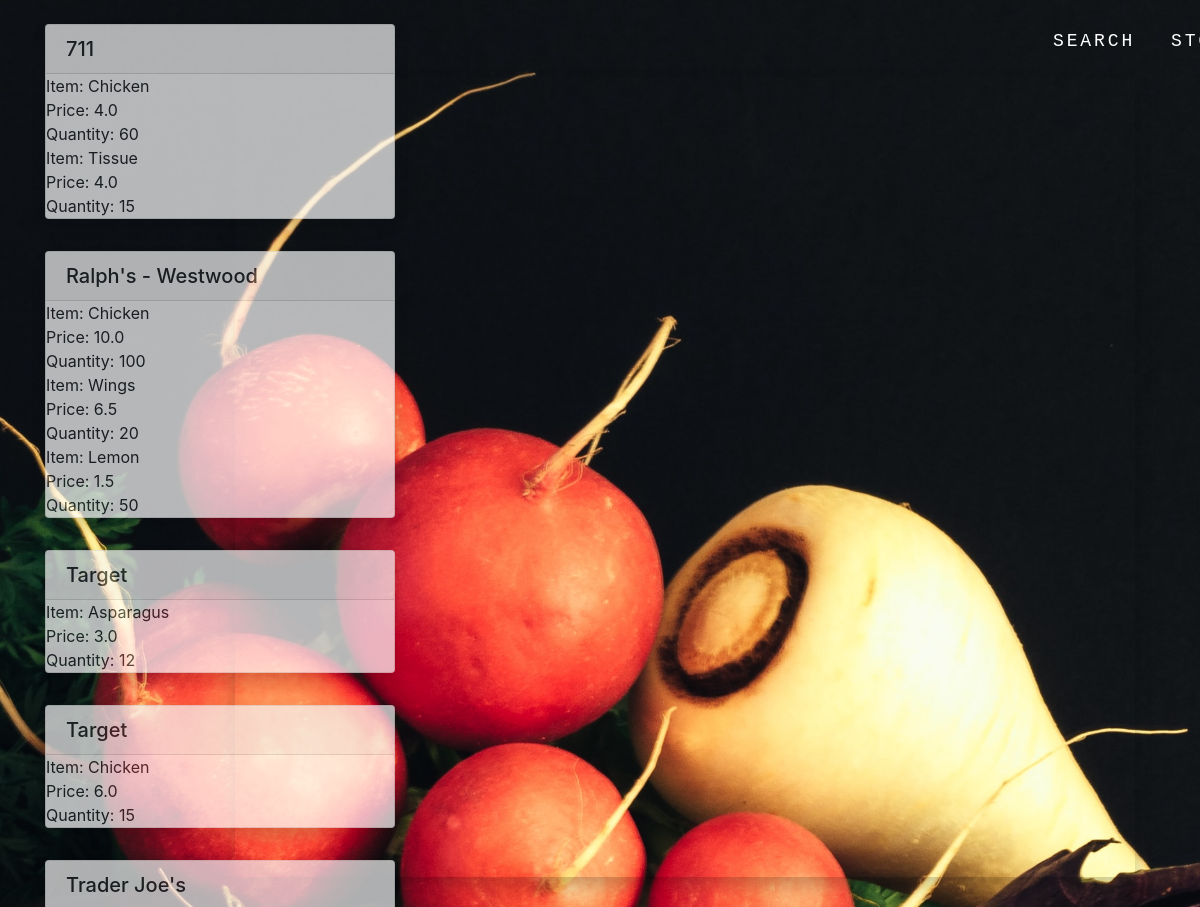
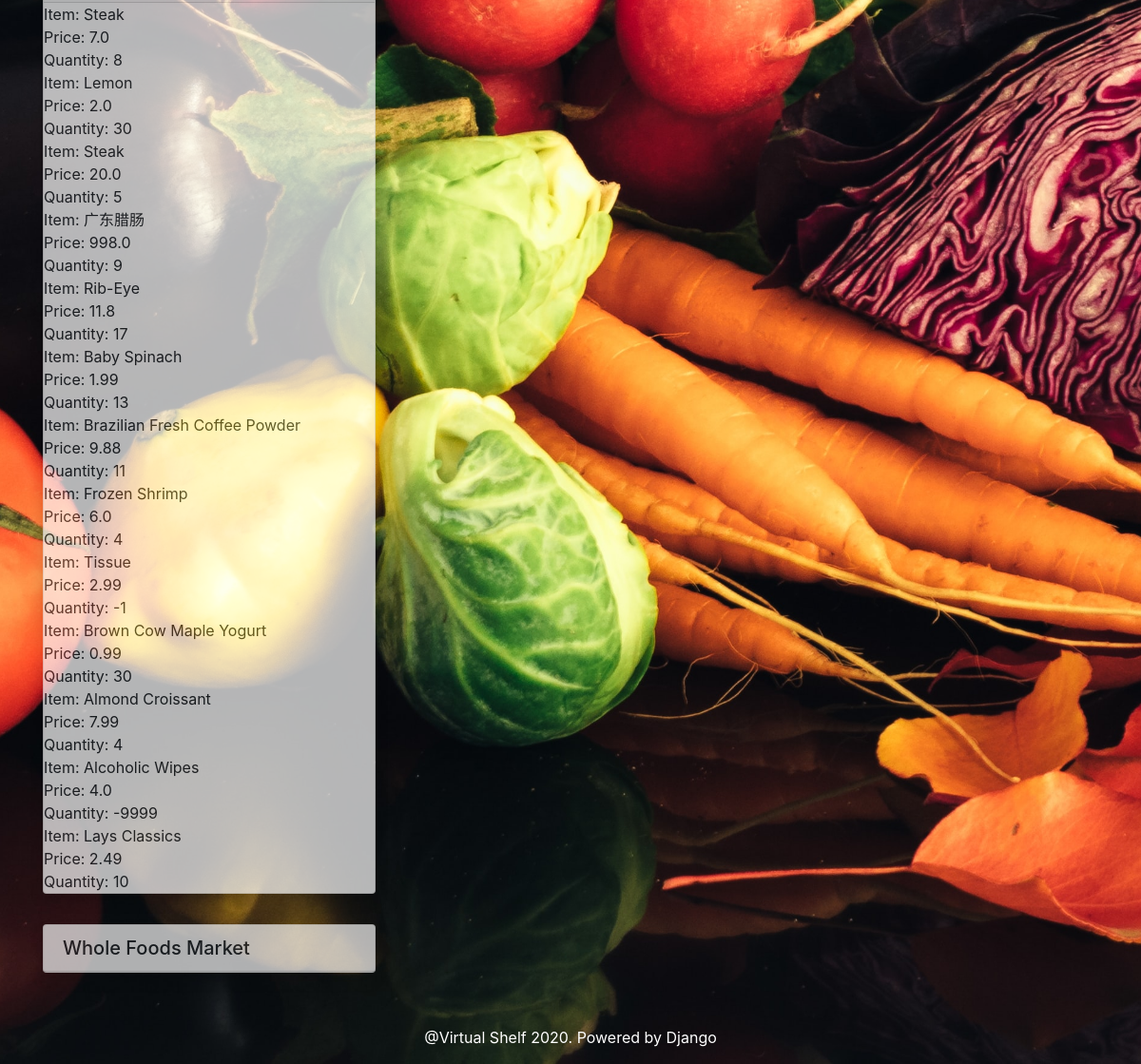
Page /storage/storage-list/ on the committed database (2 pictures, top to bottom).
### storage/models.py (models this page shows, shortened)
class Store(models.Model):
	name = models.CharField(max_length=100)
	address = models.CharField(max_length=200)
	items = models.ManyToManyField(Item, through='Ownership')
	class Meta:
		ordering = ('name',)
	def __str__(self):
		return self.name

class Ownership(models.Model):
	item = models.ForeignKey(Item, on_delete=models.CASCADE)
	store = models.ForeignKey(Store, on_delete=models.CASCADE)
	price = models.FloatField()
	quantity = models.IntegerField()
	class Meta:
		ordering = ['store']

class Item(models.Model):
	category = models.CharField(max_length=100)
	name = models.CharField(max_length=100)
	class Meta:
		ordering = ['name']
	def __str__(self):
		return self.name

### storage/views.py (the view)
# urls.py: path('storage-list/', views.storage_list, name='storage_list'),
def storage_list(request):
    stores = Store.objects.all()
    data = {}
    for s in stores:
        data[s] = Ownership.objects.filter(store=s)
    context = {'data': data}
    return render(request, 'storage/list.html', context)

### templates/storage/list.html (shortened to what this page needs)
{% extends "base.html" %}
{% load staticfiles %}
{% block content %}
<div class="container">
    <div id="googleMap" style="position: absolute; top: 77px; right: 65px; box-shadow: 0px 8px 16px 0px rgba(0,0,0,0.2); height:800px; width: 900px"></div>
    {% for k, v in data.items %}
    <div class="row mt-2">
        <div class="col-4 mb-4">
            <div class="card h-100" style="opacity: 0.7; box-shadow: 0px 8px 16px 0px rgba(0,0,0,0.2);">
                <h5 class="card-header">{{ k }}</h5>
                {% for ownership in v %}
                <div>
                    <p class="card-text">Item: {{ ownership.item|slice:'100' }}</p>
                </div>
                <div>
                    <p class="card-text">Price: {{ ownership.price|slice:'100' }}</p>
                </div>
                <div>
                    <p class="card-text">Quantity: {{ ownership.quantity|slice:'100' }}</p>
                </div>
                {% endfor %}
            </div>
        </div>
    </div>
    {% endfor %}
</div>
{% endblock content %}

### templates/storage/list.html (style rules this page uses)
body { background-image: url("/static/images/list.jpg"); background-position: center 0; background-repeat: no-repeat; background-attachment: fixed; background-size: cover; -webkit-background-size: cover; -o-background-size: cover; -moz-background-size: cover; -ms-background-size: cover; }

### rows in the picture
Store: name "711"
Ownership: item "Chicken", price "4.0", quantity "60"
Ownership: item "Tissue", price "4.0", quantity "15"
Store: name "Ralph's - Westwood"
Ownership: item "Chicken", price "10.0", quantity "100"
Ownership: item "Wings", price "6.5", quantity "20"
Ownership: item "Lemon", price "1.5", quantity "50"
Store: name "Target"
Ownership: item "Asparagus", price "3.0", quantity "12"
Store: name "Target"
Ownership: item "Chicken", price "6.0", quantity "15"
Store: name "Trader Joe's"
Ownership: item "Steak", price "7.0", quantity "8"
Ownership: item "Lemon", price "2.0", quantity "30"
Ownership: item "Steak", price "20.0", quantity "5"
Ownership: item "广东腊肠", price "998.0", quantity "9"
Ownership: item "Rib-Eye", price "11.8", quantity "17"
Ownership: item "Baby Spinach", price "1.99", quantity "13"
Ownership: item "Brazilian Fresh Coffee Powder", price "9.88", quantity "11"
Ownership: item "Frozen Shrimp", price "6.0", quantity "4"
Ownership: item "Tissue", price "2.99", quantity "-1"
Ownership: item "Brown Cow Maple Yogurt", price "0.99", quantity "30"
Ownership: item "Almond Croissant", price "7.99", quantity "4"
Ownership: item "Alcoholic Wipes", price "4.0", quantity "-9999"
Ownership: item "Lays Classics", price "2.49", quantity "10"
Store: name "Whole Foods Market"
